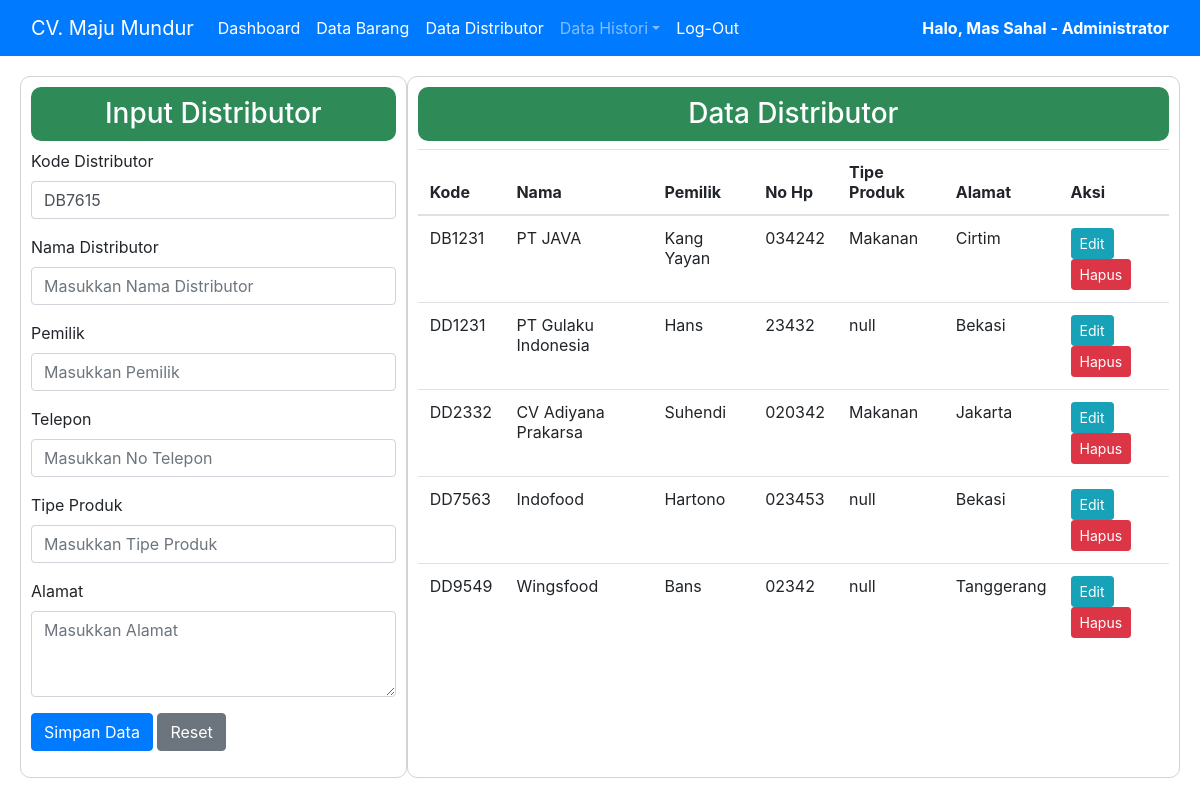
Page /views/administrator/data_distributor.php (signed in) on the committed database.
### tables this page shows
CREATE TABLE `tbl_distributor` (
  `kd_distributor` varchar(15) NOT NULL,
  `nm_distributor` varchar(40) NOT NULL,
  `alamat` text NOT NULL,
  `nohp` varchar(15) NOT NULL,
  `pemilik` varchar(30) NOT NULL,
  `tipe_produk` varchar(40) NOT NULL
);

### model/database.php (called while the page is built, shortened)
<?php
class database
{
    var $host = "localhost";
    var $user = "root";
    var $pass = "root";
    var $db   = "toko";
    var $koneksi = "";
    function __construct()
    {
        $this->koneksi = mysqli_connect($this->host, $this->user, $this->pass, $this->db);
    }
    function data_distributor()
    {
        $data_distributor = mysqli_query($this->koneksi, "SELECT * FROM tbl_distributor");
        while ($row = mysqli_fetch_array($data_distributor)) {
            $hasil[] = $row;
        }
        return $hasil;
    }
};

### views/administrator/data_distributor.php (the view, shortened to what this page needs)
<?php
class dashboard
{
    function __construct()
    {
        include "menu.php";
    }
}
include('../../model/database.php');
$db = new database();
$data_distributor = $db->data_distributor();
?>
<!doctype html>
<html lang="en">
<head>
    <link rel="stylesheet" href="../../css/bootstrap.min.css">
</head>
<body>
    <div class="row" style="margin: 20px;">
        <?php include('form_distributor.php'); ?>
        <div class="col-8" style="border: 1px solid lightgray; border-radius: 10px; padding: 10px;">
            <h3 style="text-align: center; background-color: seagreen; border-radius: 10px; color: white; padding: 10px;">Data Distributor</h3>
            <table class="table">
                <thead>
                    <tr>
                        <th scope="col">Kode</th>
                        <th scope="col">Nama</th>
                        <th scope="col">Pemilik</th>
                        <th scope="col">No Hp</th>
                        <th scope="col">Tipe Produk</th>
                        <th scope="col">Alamat</th>
                        <th scope="col">Aksi</th>
                    </tr>
                </thead>
                <tbody>
                    <?php foreach ($data_distributor as $r) { ?>
                        <tr>
                            <td><?= $r['kd_distributor']; ?></td>
                            <td><?= $r['nm_distributor']; ?></td>
                            <td><?= $r['pemilik']; ?></td>
                            <td><?= $r['nohp']; ?></td>
                            <td><?= $r['tipe_produk']; ?></td>
                            <td><?= $r['alamat']; ?></td>
                            <td>
                                <a name="" id="" class="btn btn-sm btn-info" href="data_distributor.php?edit=update&&id=<?= $r['kd_distributor']; ?>" role="button">Edit</a>
                                <a name="" id="" class="btn btn-sm btn-danger" href="../../process/proces_distributor.php?aksi=delete&&id=<?= $r['kd_distributor']; ?>" onclick="return confirm('Yakin ingin menghapus <?= $row['nm_distributor']; ?> ?')" role="button">Hapus</a>
                            </td>
                        </tr>
                    <?php }; ?>
                </tbody>
            </table>
        </div>
    </div>
</body>
</html>

### rows in the picture
tbl_distributor: kd_distributor "DB1231", nm_distributor "PT JAVA", pemilik "Kang Yayan", nohp "034242", tipe_produk "Makanan", alamat "Cirtim"
tbl_distributor: kd_distributor "DD1231", nm_distributor "PT Gulaku Indonesia", pemilik "Hans", nohp "23432", tipe_produk "null", alamat "Bekasi"
tbl_distributor: kd_distributor "DD2332", nm_distributor "CV Adiyana Prakarsa", pemilik "Suhendi", nohp "020342", tipe_produk "Makanan", alamat "Jakarta"
tbl_distributor: kd_distributor "DD7563", nm_distributor "Indofood", pemilik "Hartono", nohp "023453", tipe_produk "null", alamat "Bekasi"
tbl_distributor: kd_distributor "DD9549", nm_distributor "Wingsfood", pemilik "Bans", nohp "02342", tipe_produk "null", alamat "Tanggerang"

### other values in the picture
$_SESSION['nama'] "Mas Sahal"
$_SESSION['status'] "Administrator"
